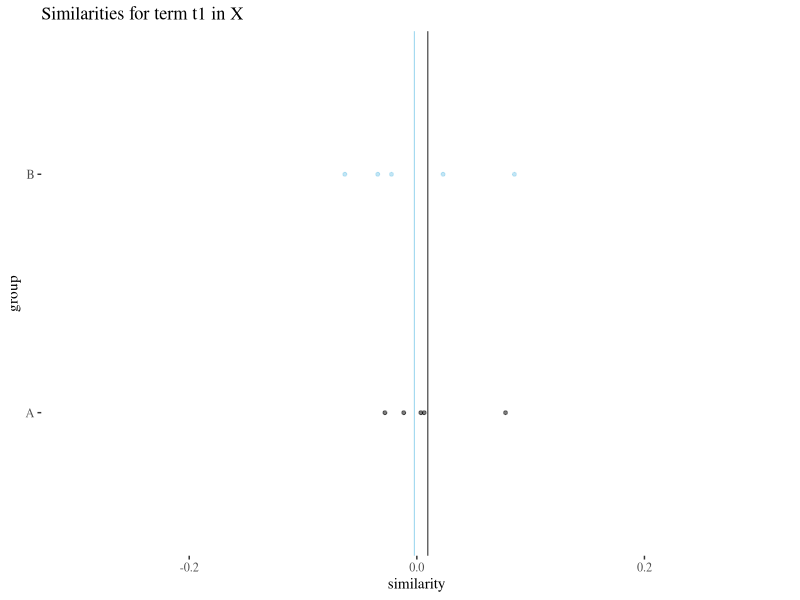
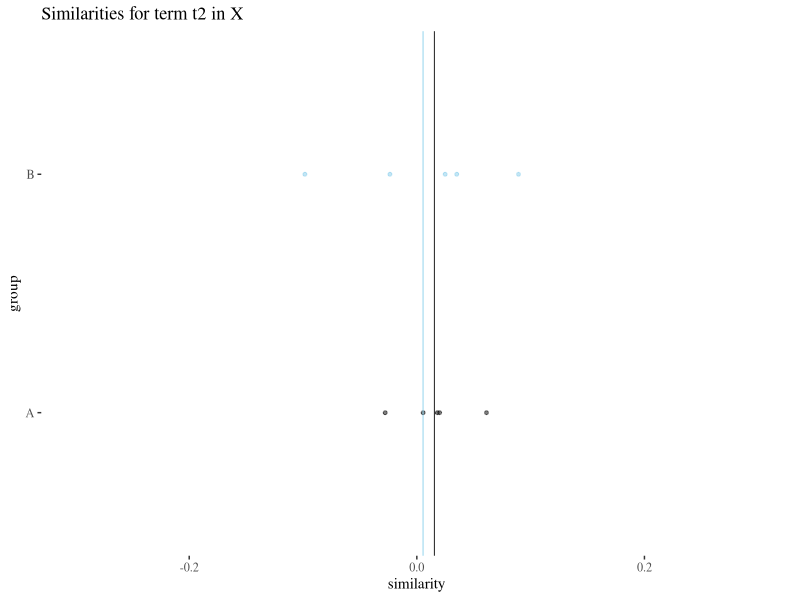
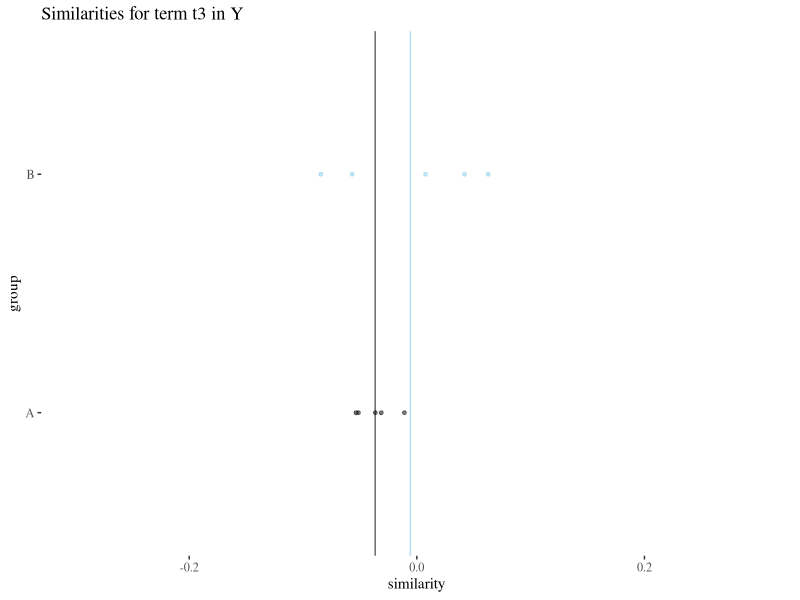
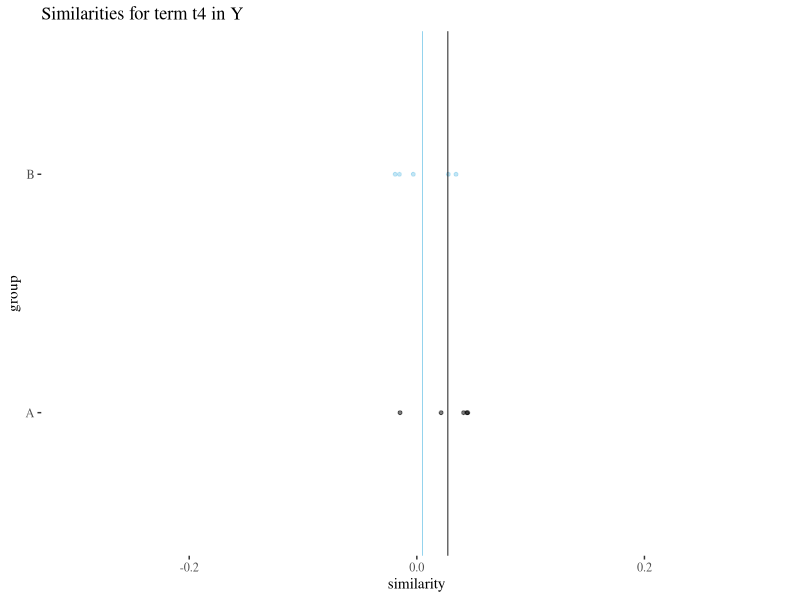
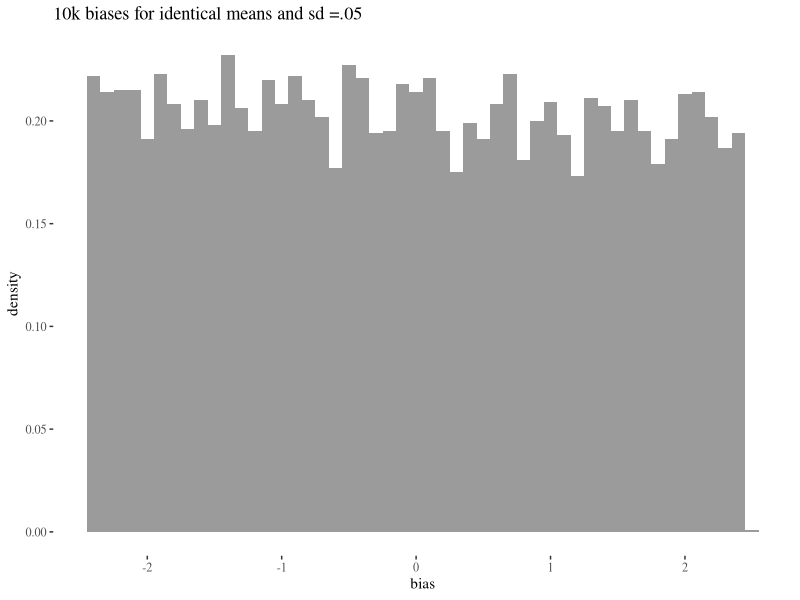
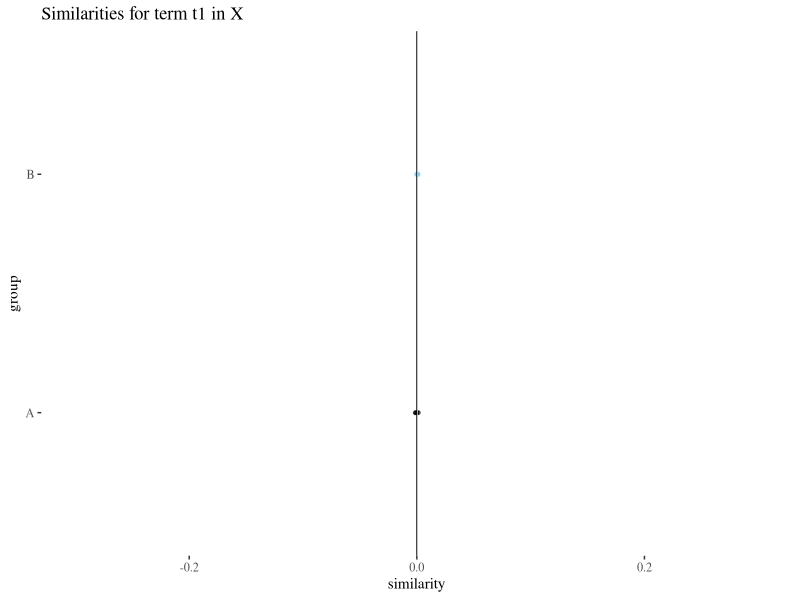
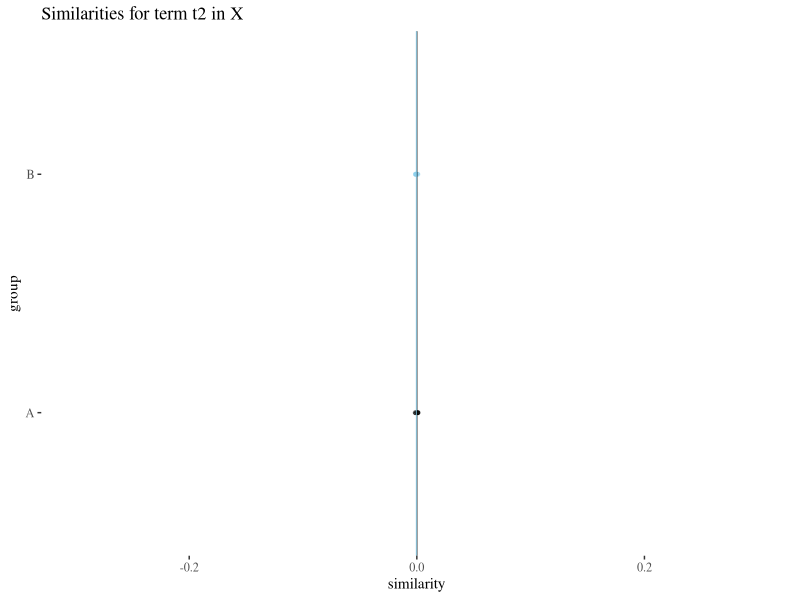
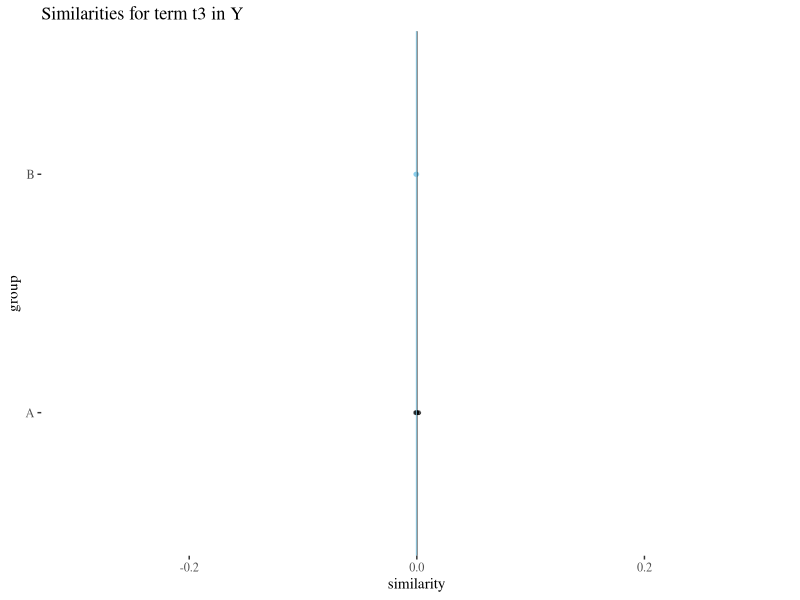

The R source for these figures, in order:
knitr::opts_knit$set(root.dir = '../')
library(ggplot2)
library(ggthemes)
library(gridExtra)
library(grid)

# BASIC SIMULATION -> samples=5, mean=0, st=0.05

set.seed(123)
t1 <- data.frame(A  = rnorm(5,0,0.05), B = rnorm(5,0,0.05))
t2 <- data.frame(A  = rnorm(5,0,0.05), B = rnorm(5,0,0.05))
t3 <- data.frame(A  = rnorm(5,0,0.05), B = rnorm(5,0,0.05))
t4 <- data.frame(A  = rnorm(5,0,0.05), B = rnorm(5,0,0.05))

xlimits <- c(-.3,.3)

t1Plot <- ggplot(t1)+geom_point(aes(y = 0, x = A), size = 1, alpha = 0.5)+geom_point(aes(y = 0.1, x = B), col = "skyblue", size = 1, alpha = 0.5)+theme_tufte()+xlab("similarity")+scale_y_continuous(limits = c(-.05,.15),breaks = c(0,0.1), labels = c("A","B"))+ylab("group") + geom_vline(aes(xintercept = mean(A)), size = 0.3) + geom_vline(aes(xintercept = mean(B)), size = 0.3, col = "skyblue") +ggtitle("Similarities for term t1 in X")+xlim(xlimits)
t2Plot <- ggplot(t2)+geom_point(aes(y = 0, x = A), size = 1, alpha = 0.5)+geom_point(aes(y = 0.1, x = B), col = "skyblue", size = 1, alpha = 0.5)+theme_tufte()+xlab("similarity")+scale_y_continuous(limits = c(-.05,.15),breaks = c(0,0.1), labels = c("A","B"))+ylab("group") + geom_vline(aes(xintercept = mean(A)), size = 0.3) + geom_vline(aes(xintercept = mean(B)), size = 0.3, col = "skyblue") +ggtitle("Similarities for term t2 in X")+xlim(xlimits)
t3Plot <- ggplot(t3)+geom_point(aes(y = 0, x = A), size = 1, alpha = 0.5)+geom_point(aes(y = 0.1, x = B), col = "skyblue", size = 1, alpha = 0.5)+theme_tufte()+xlab("similarity")+scale_y_continuous(limits = c(-.05,.15),breaks = c(0,0.1), labels = c("A","B"))+ylab("group") + geom_vline(aes(xintercept = mean(A)), size = 0.3) + geom_vline(aes(xintercept = mean(B)), size = 0.3, col = "skyblue") +ggtitle("Similarities for term t3 in Y")+xlim(xlimits)
t4Plot <- ggplot(t4)+geom_point(aes(y = 0, x = A), size = 1, alpha = 0.5)+geom_point(aes(y = 0.1, x = B), col = "skyblue", size = 1, alpha = 0.5)+theme_tufte()+xlab("similarity")+scale_y_continuous(limits = c(-.05,.15),breaks = c(0,0.1), labels = c("A","B"))+ylab("group") + geom_vline(aes(xintercept = mean(A)), size = 0.3) + geom_vline(aes(xintercept = mean(B)), size = 0.3, col = "skyblue") +ggtitle("Similarities for term t4 in Y")+xlim(xlimits)
# grid.arrange(t1Plot,t2Plot, t3Plot, t4Plot, ncol=2)

t1Plot
t2Plot
t3Plot
t4Plot

# CALCULATE BIAS FROM SIMULATION

s <- function (table){ mean(table$A) - mean(table$B)}
whole <- rbind(t1,t2,t3,t4)
# st from all samples
rawsd <- sd(c(whole$A,whole$B))
# st from the means 
factor <- sd(c(s(t1),s(t2),s(t3),s(t4)))
rawsd/factor
numerator <-  mean(s(t1),s(t2)) - mean(s(t3),s(t4))
print(list(factor = factor,numerator = numerator, bias = numerator / factor))


# VISUALISE 1000 x BASIC SIMULATION
biasesNull <- numeric(10000)
for(i in 1:10000){
  t1 <- data.frame(A  = rnorm(5,0,0.05), B = rnorm(5,0,0.05))
  t2 <- data.frame(A  = rnorm(5,0,0.05), B = rnorm(5,0,0.05))
  t3 <- data.frame(A  = rnorm(5,0,0.05), B = rnorm(5,0,0.05))
  t4 <- data.frame(A  = rnorm(5,0,0.05), B = rnorm(5,0,0.05))
  
  factor <- sd(c(s(t1),s(t2),s(t3),s(t4)))
  numerator <-  mean(s(t1),s(t2)) - mean(s(t3),s(t4))
  biasesNull[i]  <- numerator / factor
}
ggplot()+geom_histogram(aes(x=biasesNull, y = ..density..), alpha = 0.6, bins=50)+
  theme_tufte()+labs(title="10k biases for identical means and sd =.05")+ xlab("bias")


# SIMULATION WITH SMALLER STD
set.seed(124)
t1v <- data.frame(A  = rnorm(5,0,0.001), B = rnorm(5,0,0.001))
t2v <- data.frame(A  = rnorm(5,0,0.001), B = rnorm(5,0,0.001))
t3v <- data.frame(A  = rnorm(5,0,0.001), B = rnorm(5,0,0.001))
t4v <- data.frame(A  = rnorm(5,0,0.001), B = rnorm(5,0,0.001))

xlimits <- c(-.3,.3)


t1vPlot <- ggplot(t1v)+geom_point(aes(y = 0, x = A), size = 1, alpha = 0.5)+geom_point(aes(y = 0.1, x = B), col = "skyblue", size = 1, alpha = 0.5)+theme_tufte()+xlab("similarity")+scale_y_continuous(limits = c(-.05,.15),breaks = c(0,0.1), labels = c("A","B"))+ylab("group") + geom_vline(aes(xintercept = mean(A)), size = 0.3) + geom_vline(aes(xintercept = mean(B)), size = 0.3, col = "skyblue") +ggtitle("Similarities for term t1 in X")+xlim(xlimits)
t2vPlot <- ggplot(t2v)+geom_point(aes(y = 0, x = A), size = 1, alpha = 0.5)+geom_point(aes(y = 0.1, x = B), col = "skyblue", size = 1, alpha = 0.5)+theme_tufte()+xlab("similarity")+scale_y_continuous(limits = c(-.05,.15),breaks = c(0,0.1), labels = c("A","B"))+ylab("group") + geom_vline(aes(xintercept = mean(A)), size = 0.3) + geom_vline(aes(xintercept = mean(B)), size = 0.3, col = "skyblue") +ggtitle("Similarities for term t2 in X")+xlim(xlimits)
t3vPlot <- ggplot(t3v)+geom_point(aes(y = 0, x = A), size = 1, alpha = 0.5)+geom_point(aes(y = 0.1, x = B), col = "skyblue", size = 1, alpha = 0.5)+theme_tufte()+xlab("similarity")+scale_y_continuous(limits = c(-.05,.15),breaks = c(0,0.1), labels = c("A","B"))+ylab("group") + geom_vline(aes(xintercept = mean(A)), size = 0.3) + geom_vline(aes(xintercept = mean(B)), size = 0.3, col = "skyblue") +ggtitle("Similarities for term t3 in Y")+xlim(xlimits)
t4vPlot <- ggplot(t4v)+geom_point(aes(y = 0, x = A), size = 1, alpha = 0.5)+geom_point(aes(y = 0.1, x = B), col = "skyblue", size = 1, alpha = 0.5)+theme_tufte()+xlab("similarity")+scale_y_continuous(limits = c(-.05,.15),breaks = c(0,0.1), labels = c("A","B"))+ylab("group") + geom_vline(aes(xintercept = mean(A)), size = 0.3) + geom_vline(aes(xintercept = mean(B)), size = 0.3, col = "skyblue") +ggtitle("Similarities for term t4 in Y")+xlim(xlimits)
# grid.arrange(t1vPlot,t2vPlot, t3vPlot, t4vPlot, ncol=2)

t1vPlot
t2vPlot
t3vPlot
t4vPlot

# BIAS FOR SIMULATION WITH SMALLER STD

factorV <- sd(c(s(t1v),s(t2v),s(t3v),s(t4v)))
numeratorV <-  mean(s(t1v),s(t2v)) - mean(s(t3v),s(t4v))
print(list(factor = factorV,numerator = numeratorV, bias = numeratorV / factorV))

# VISUALIZE 1000 SIMULATION WITH SMALLER STD

set.seed(124)

biasesLowVariance <- numeric(10000)
for(i in 1:10000){
  t1v <- data.frame(A  = rnorm(5,0,0.001), B = rnorm(5,0,0.001))
  t2v <- data.frame(A  = rnorm(5,0,0.001), B = rnorm(5,0,0.001))
  t3v <- data.frame(A  = rnorm(5,0,0.001), B = rnorm(5,0,0.001))
  t4v <- data.frame(A  = rnorm(5,0,0.001), B = rnorm(5,0,0.001))
  
  factorV <- sd(c(s(t1v),s(t2v),s(t3v),s(t4v)))
  
  numeratorV <-  mean(s(t1v),s(t2v)) - mean(s(t3v),s(t4v))
  
  biasesLowVariance[i] <- numeratorV / factorV
}
ggplot()+geom_histogram(aes(x=biasesLowVariance, y = ..density..), alpha = 0.6, bins=50)+
  theme_tufte()+labs(title="10k biases for identical means and sd =.001")+ xlab("bias")


# SIMULATION WITH DIFFERENCES IN MEANS 
set.seed(766)
t1d2 <- data.frame(A  = rnorm(5,.1,0.05), B = rnorm(5,0,0.05))
t2d2 <- data.frame(A  = rnorm(5,.1,0.05), B = rnorm(5,0,0.05))
t3d2 <- data.frame(A  = rnorm(5,0,0.05), B = rnorm(5,.1,0.05))
t4d2 <- data.frame(A  = rnorm(5,0,0.05), B = rnorm(5,.1,0.05))

t1d2Plot <- ggplot(t1d2)+geom_point(aes(y = 0, x = A), size = 1, alpha = 0.5)+geom_point(aes(y = 0.1, x = B), col = "skyblue", size = 1, alpha = 0.5)+theme_tufte()+xlab("similarity")+scale_y_continuous(limits = c(-.05,.15),breaks = c(0,0.1), labels = c("A","B"))+ylab("group") + geom_vline(aes(xintercept = mean(A)), size = 0.3) + geom_vline(aes(xintercept = mean(B)), size = 0.3, col = "skyblue") +ggtitle("Similarities for term t1 in X")+xlim(xlimits)

t2d2Plot <- ggplot(t2d2)+geom_point(aes(y = 0, x = A), size = 1, alpha = 0.5)+geom_point(aes(y = 0.1, x = B), col = "skyblue", size = 1, alpha = 0.5)+theme_tufte()+xlab("similarity")+scale_y_continuous(limits = c(-.05,.15),breaks = c(0,0.1), labels = c("A","B"))+ylab("group") + geom_vline(aes(xintercept = mean(A)), size = 0.3) + geom_vline(aes(xintercept = mean(B)), size = 0.3, col = "skyblue") +ggtitle("Similarities for term t2 in X")+xlim(xlimits)

t3d2Plot <- ggplot(t3d2)+geom_point(aes(y = 0, x = A), size = 1, alpha = 0.5)+geom_point(aes(y = 0.1, x = B), col = "skyblue", size = 1, alpha = 0.5)+theme_tufte()+xlab("similarity")+scale_y_continuous(limits = c(-.05,.15),breaks = c(0,0.1), labels = c("A","B"))+ylab("group") + geom_vline(aes(xintercept = mean(A)), size = 0.3) + geom_vline(aes(xintercept = mean(B)), size = 0.3, col = "skyblue") +ggtitle("Similarities for term t3 in Y")+xlim(xlimits)

t4d2Plot <- ggplot(t4d2)+geom_point(aes(y = 0, x = A), size = 1, alpha = 0.5)+geom_point(aes(y = 0.1, x = B), col = "skyblue", size = 1, alpha = 0.5)+theme_tufte()+xlab("similarity")+scale_y_continuous(limits = c(-.05,.15),breaks = c(0,0.1), labels = c("A","B"))+ylab("group") + geom_vline(aes(xintercept = mean(A)), size = 0.3) + geom_vline(aes(xintercept = mean(B)), size = 0.3, col = "skyblue") +ggtitle("Similarities for term t4 in Y")+xlim(xlimits)

# grid.arrange(t1d2Plot,t2d2Plot, t3d2Plot, t4d2Plot, ncol=2,   
#              top = textGrob("different means, sd=0.05",gp=gpar(fontsize=15,font=1)))

# BIAS FOR DIFFERENT MEANS
factorD2 <- sd(c(s(t1d2),s(t2d2),s(t3d2),s(t4d2)))
numeratorD2 <-  mean(s(t1d2),s(t2d2)) - mean(s(t3d2),s(t4d2))
biasD2 <- numeratorD2 / factorD2
biasD2


# VISUALIZATION OF 1000 SIMULATION FOR DIFFERENT MEANS 
biasesD2 <- numeric(10000)
for(i in 1:10000){
  t1d2 <- data.frame(A  = rnorm(5,.1,0.05), B = rnorm(5,0,0.05))
  t2d2 <- data.frame(A  = rnorm(5,.1,0.05), B = rnorm(5,0,0.05))
  t3d2 <- data.frame(A  = rnorm(5,0,0.05), B = rnorm(5,.1,0.05))
  t4d2 <- data.frame(A  = rnorm(5,0,0.05), B = rnorm(5,.1,0.05))
  
  factorD2 <- sd(c(s(t1d2),s(t2d2),s(t3d2),s(t4d2)))
  numeratorD2 <-  mean(s(t1d2),s(t2d2)) - mean(s(t3d2),s(t4d2))
  biasesD2[i] <- numeratorD2/factorD2
}

ggplot()+geom_histogram(aes(x=biasesD2, y = ..density..), alpha = 0.6, bins=50)+
  theme_tufte()+labs(title="10k biases for different means and sd =.05")+ xlab("bias")


# SIMULATION WITH STD HIGHER = 0.1
set.seed(766)
t1d1 <- data.frame(A  = rnorm(5,.1,0.1), B = rnorm(5,0,0.1))
t2d1 <- data.frame(A  = rnorm(5,.1,0.1), B = rnorm(5,0,0.1))
t3d1 <- data.frame(A  = rnorm(5,0,0.1), B = rnorm(5,.1,0.1))
t4d1 <- data.frame(A  = rnorm(5,0,0.1), B = rnorm(5,.1,0.1))

t1d1Plot <- ggplot(t1d1)+geom_point(aes(y = 0, x = A), size = 1, alpha = 0.5)+geom_point(aes(y = 0.1, x = B), col = "skyblue", size = 1, alpha = 0.5)+theme_tufte()+xlab("similarity")+scale_y_continuous(limits = c(-.05,.15),breaks = c(0,0.1), labels = c("A","B"))+ylab("group") + geom_vline(aes(xintercept = mean(A)), size = 0.3) + geom_vline(aes(xintercept = mean(B)), size = 0.3, col = "skyblue") +ggtitle("Similarities for term t1 in X")+xlim(xlimits)
t2d1Plot <- ggplot(t2d1)+geom_point(aes(y = 0, x = A), size = 1, alpha = 0.5)+geom_point(aes(y = 0.1, x = B), col = "skyblue", size = 1, alpha = 0.5)+theme_tufte()+xlab("similarity")+scale_y_continuous(limits = c(-.05,.15),breaks = c(0,0.1), labels = c("A","B"))+ylab("group") + geom_vline(aes(xintercept = mean(A)), size = 0.3) + geom_vline(aes(xintercept = mean(B)), size = 0.3, col = "skyblue") +ggtitle("Similarities for term t2 in X")+xlim(xlimits)
t3d1Plot <- ggplot(t3d1)+geom_point(aes(y = 0, x = A), size = 1, alpha = 0.5)+geom_point(aes(y = 0.1, x = B), col = "skyblue", size = 1, alpha = 0.5)+theme_tufte()+xlab("similarity")+scale_y_continuous(limits = c(-.05,.15),breaks = c(0,0.1), labels = c("A","B"))+ylab("group") + geom_vline(aes(xintercept = mean(A)), size = 0.3) + geom_vline(aes(xintercept = mean(B)), size = 0.3, col = "skyblue") +ggtitle("Similarities for term t3 in Y")+xlim(xlimits)
t4d1Plot <- ggplot(t4d1)+geom_point(aes(y = 0, x = A), size = 1, alpha = 0.5)+geom_point(aes(y = 0.1, x = B), col = "skyblue", size = 1, alpha = 0.5)+theme_tufte()+xlab("similarity")+scale_y_continuous(limits = c(-.05,.15),breaks = c(0,0.1), labels = c("A","B"))+ylab("group") + geom_vline(aes(xintercept = mean(A)), size = 0.3) + geom_vline(aes(xintercept = mean(B)), size = 0.3, col = "skyblue") +ggtitle("Similarities for term t4 in Y")+xlim(xlimits)

# grid.arrange(t1d1Plot,t2d1Plot, t3d1Plot, t4d1Plot, ncol=2)
t1d1Plot
t2d1Plot
t3d1Plot
t4d1Plot

# BIAS FOR STD = 0.1
factorD1 <- sd(c(s(t1d1),s(t2d1),s(t3d1),s(t4d1)))
numeratorD1 <-  mean(s(t1d1),s(t2d1)) - mean(s(t3d1),s(t4d1))
biasD1 <- numeratorD1 / factorD1
biasD1

# VISUALIZE SIMULATION 1000 FOR STD = 0.1
biasesD1 <- numeric(10000)

for(i in 1:10000){
  t1d1 <- data.frame(A  = rnorm(5,.1,0.1), B = rnorm(5,0,0.1))
  t2d1 <- data.frame(A  = rnorm(5,.1,0.1), B = rnorm(5,0,0.1))
  t3d1 <- data.frame(A  = rnorm(5,0,0.1), B = rnorm(5,.1,0.1))
  t4d1 <- data.frame(A  = rnorm(5,0,0.1), B = rnorm(5,.1,0.1))
  
  factorD1 <- sd(c(s(t1d1),s(t2d1),s(t3d1),s(t4d1)))
  numeratorD1 <-  mean(s(t1d1),s(t2d1)) - mean(s(t3d1),s(t4d1))
  biasesD1[i] <- numeratorD1/factorD1
}

ggplot()+geom_histogram(aes(x=biasesD1, y = ..density..), alpha = 0.6, bins=50)+
  theme_tufte()+labs(title="10k biases for different means and sd =.001")+ xlab("bias")



